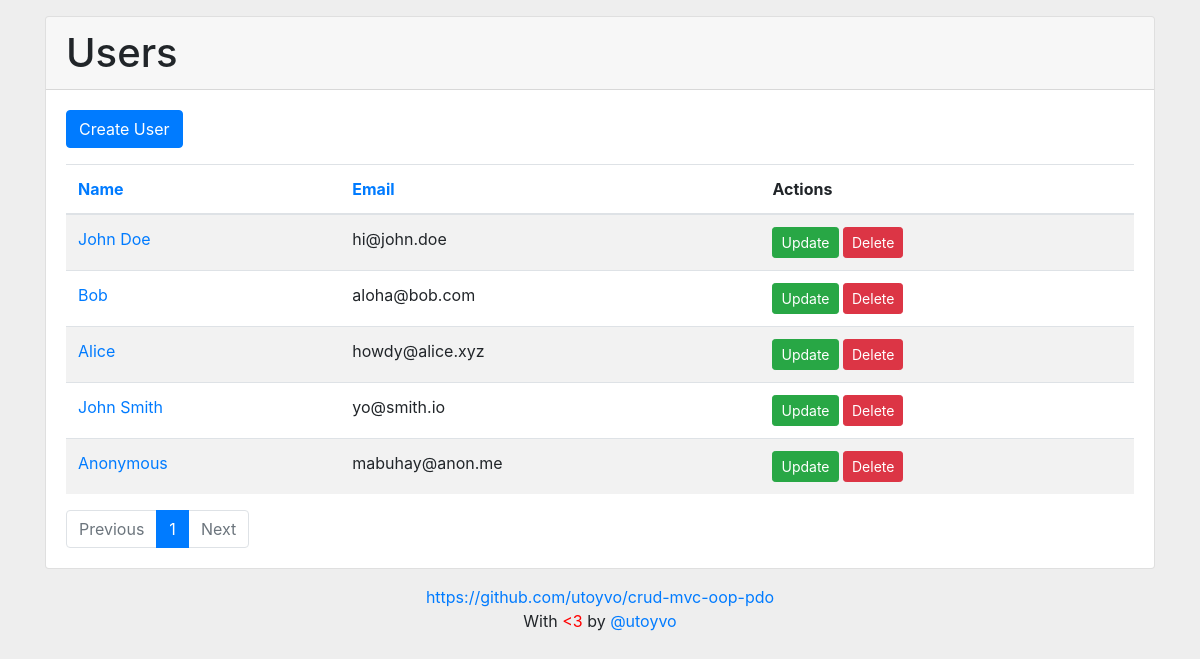
The page / on the database its author committed.
### tables this page shows
CREATE TABLE IF NOT EXISTS `users` (
	`user_id`         INT(11)      NOT NULL PRIMARY KEY AUTO_INCREMENT,
	`user_registered` DATETIME     NOT NULL DEFAULT CURRENT_TIMESTAMP,
	`user_updated`    DATETIME     NOT NULL ON UPDATE CURRENT_TIMESTAMP,
	`user_name`       VARCHAR(255) NOT NULL,
	`user_email`      VARCHAR(255) NOT NULL,
	`user_country`    INT(4)       NOT NULL
);

### index.php (called while the page is built)
<?php
require_once( '/controller/UserController.php' );
$controller = new UserController();
$controller->handleRequest();

### config.php (called while the page is built)
<?php
return array(
	'db_driver'   => 'mysql',
	'db_server'   => 'localhost',
	'db_name'     => 'crud-mvc-oop-pdo',
	'db_username' => 'root',
	'db_password' => '',
);

### model/Database.php (called while the page is built)
<?php
class Database
{
	private static $conn = null;
	public static function connect()
	{
		if ( self::$conn == null ) {
			try {
				$config = require_once( 'config.php' );
				self::$conn = new PDO( $config['db_driver'] . ':host=' . $config['db_server'] . ';dbname=' . $config['db_name'], $config['db_username'], $config['db_password'] );
				self::$conn->setAttribute( PDO::ATTR_ERRMODE, PDO::ERRMODE_EXCEPTION );
			} catch( PDOException $e ) {
				error_log( '[' . date( 'Y-m-d H:i:s' ) . '] [CONNECTION ERROR] [' . $_SERVER['REMOTE_ADDR'] . '] ' . $e->getMessage() . "\n", 3, 'error.log' );
				die( 'Connection Error: ' . $e->getMessage() );
			}
		}
		return self::$conn;
	}
}

### model/UserService.php (called while the page is built, shortened)
<?php
require_once( 'UserGateway.php' );
class UserService
{
	public $userGateway;
	public function __construct()
	{
		$this->userGateway = new UserGateway();
	}
	public function getUsers( $orderBy, $pagination )
	{
		$sort = ( $orderBy == 'user_id' ) ? $sort = 'DESC' : $sort = 'ASC';
		try {
			return $this->userGateway->selectAll( 'users', $orderBy, $sort, $pagination );
		} catch ( Exception $e ) {
			throw $e;
			$this->getErrorLog( $e );
		}
	}
	public function pagination( $perpage )
	{
		$page        = ( isset( $_GET['page'] ) && ! empty( $_GET['page'] ) ) ? $_GET['page'] : 1;
		$pages       = $this->userGateway->countTotalRows( 'users' );
		$total_pages = ceil( $pages->total / $perpage );
		$start       = $perpage * $page - $perpage;
		$result = array(
			'page'        => $page,
			'total_pages' => $total_pages,
			'start'       => $start,
			'perpage'     => $perpage,
		);
		return $result;
	}
}

### model/UserGateway.php (called while the page is built, shortened)
<?php
require_once( 'Database.php' );
class UserGateway
{
	public $conn;
	public function __construct()
	{
		$this->conn = Database::connect();
	}
	public function selectAll( $table, $orderBy, $sort, $pagination )
	{
		$sql = 'SELECT * FROM ' . $table . ' ORDER BY ' . $orderBy . ' ' . $sort . ' LIMIT ' . $pagination['start'] . ', ' . $pagination['perpage'];
		$stmt = $this->conn->prepare( $sql );
		$stmt->execute();
		$result = array();
		while ( $obj = $stmt->fetch( PDO::FETCH_OBJ ) ) $result[] = $obj;
		return $result;
	}
	public function countTotalRows( $table )
	{
		$sql = 'SELECT COUNT(*) AS total FROM ' . $table;
		$stmt = $this->conn->prepare( $sql );
		$stmt->execute();
		return $stmt->fetch( PDO::FETCH_OBJ );
	}
}

### view/user/users.php (the view)
<?php include( '/view/template/header.php' ); ?>
	<section class="card mt-3 mb-3">
		<header class="card-header">
			<h1 class="mb-0"><?= htmlentities( $title ); ?></h1>
		</header>
		<div class="card-body">
			<div class="mb-3">
				<a href="?user=create" class="btn btn-primary">Create User</a>
			</div>
			<table class="table table-striped mb-0">
				<thead>
					<tr>
						<th><a href="?orderby=user_name">Name</a></th>
						<th><a href="?orderby=user_email">Email</a></th>
						<th>Actions</th>
					</tr>
				</thead>
				<tbody>
				<?php foreach ( $users as $user ) : ?>
					<tr>
						<td><a href="?user=read&id=<?= $user->user_id; ?>"><?= $user->user_name; ?></a></td>
						<td><?= $user->user_email; ?></td>
						<td>
							<a href="?user=update&id=<?= $user->user_id; ?>" class="btn btn-success btn-sm">Update</a>
							<a href="?user=delete&id=<?= $user->user_id; ?>" class="btn btn-danger btn-sm" onclick="return confirm( 'Are you sure you want to delete?' );">Delete</a>
						</td>
					</tr>
				<?php endforeach; ?>
				</tbody>
			</table>
			<?php include( '/view/template/pagination.php' ); ?>
		</div>
	</section>
<?php include( '/view/template/footer.php' ); ?>

### controller/UserController.php (shortened to what this page needs)
<?php
require_once( '/model/UserService.php' );
class UserController
{
	public $userService;
	public function __construct()
	{
		$this->userService = new UserService();
	}
	public function showUsers()
	{
		$title   = 'Users';
		$orderBy = isset( $_GET['orderby'] ) ? $_GET['orderby'] : 'user_id';
		$pagination = $this->userService->pagination( 5 );
		$users      = $this->userService->getUsers( $orderBy, $pagination );
		include( '/view/user/users.php' );
	}
	public function handleRequest()
	{
		$operation = isset( $_GET['user'] ) ? $_GET['user'] : null;
		try {
			if ( $operation == null ) {
				$this->showUsers();
			} elseif ( $operation == 'create' ) {
				$this->createUser();
			} elseif ( $operation == 'read' ) {
				$this->showUser();
			} elseif ( $operation == 'update' ) {
				$this->updateUser();
			} elseif ( $operation == 'delete' ) {
				$this->deleteUser();
			} else {
				$this->showError( 'Page not found', 'Page for operation <strong>&#34;' . $operation . '&#34;</strong> was not found!' );
			}
		} catch ( Exception $e ) {
			$this->userService->getErrorLog( $e );
			$this->showError( 'Application error', $e->getMessage() );
		}
	}
}

### view/template/header.php (shortened to what this page needs)
<!doctype html>
<html lang="en">
<head>
	<link rel="stylesheet" type="text/css" href="https://stackpath.bootstrapcdn.com/bootstrap/4.3.1/css/bootstrap.min.css">
</head>
<body>
<div class="container">

### view/template/pagination.php
<nav aria-label="Pagination">
	<ul class="pagination mt-3 mb-0">
	<?php
		if ( $pagination['page'] <= 1 ) :
			echo '<li class="page-item disabled"><a class="page-link" href="#">Previous</a></li>';
		else :
			$j = $pagination['page'] - 1;
			echo '<li class="page-item"><a class="page-link" href="?page=' . $j . '&orderby=' . $orderBy . '">Previous</a></li>';
		endif;
		for( $i = 1; $i <= $pagination['total_pages']; $i++ ) :
			if( $i <> $pagination['page'] ) :
				echo '<li class="page-item"><a class="page-link" href="?page='. $i . '&orderby=' . $orderBy . '">' . $i . '</a></li>';
			else :
				echo '<li class="page-item active"><a class="page-link" href="#">' . $i . '</a></li>';
			endif;
		endfor;
		if ( $pagination['page'] == $pagination['total_pages'] ) :
			echo '<li class="page-item disabled"><a class="page-link" href="#">Next</a></li>';
		else :
			$j = $pagination['page'] + 1;
			echo '<li class="page-item"><a class="page-link" href="?page=' . $j . '&orderby=' . $orderBy . '">Next</a></li>';
		endif;
	?>
	</ul>
</nav>

### view/template/footer.php (shortened to what this page needs)
	<footer class="text-center">
		<p>
			<a href="https://github.com/utoyvo/crud-mvc-oop-pdo" target="_blank">https://github.com/utoyvo/crud-mvc-oop-pdo</a>
			<br>With <span style="color:#f00"><3</span> by <a href="https://github.com/utoyvo" target="_blank">@utoyvo</a>
		</p>
	</footer>
</div>
</body></html>

### view/template/header.php (style rules this page uses)
body { background: #eee; }

### rows shown on the page
users: user_name "John Doe", user_email "hi@john.doe"
users: user_name "Bob", user_email "aloha@bob.com"
users: user_name "Alice", user_email "howdy@alice.xyz"
users: user_name "John Smith", user_email "yo@smith.io"
users: user_name "Anonymous", user_email "mabuhay@anon.me"

### other values the page prints
$title "Users"
